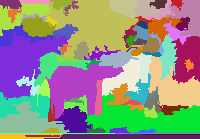
#> input picture Image Segmentation/segment.png, 200 x 139 px
$ python ImageSegmentation.py 1.0 1.0 1.0 segment.png segment.png
#> lines starting #> are read from the running program, lines starting #| are printed output that depends on the picture
### Image Segmentation/GraphOperator.py
import math

import OptimizedUnionFind as uf

def get_diff(img, x1, y1, x2, y2):
    r = (img[0][y1, x1] - img[0][y2, x2]) ** 2
    g = (img[1][y1, x1] - img[1][y2, x2]) ** 2
    b = (img[2][y1, x1] - img[2][y2, x2]) ** 2
    return math.sqrt(r + g + b)

def get_threshold(k, size):
    return (k / size)

def create_edge(img, width, x1, y1, x2, y2):
    vertex_id = lambda x, y: y * width + x

    w = get_diff(img, x1, y1, x2, y2)
    return (vertex_id(x1, y1), vertex_id(x2, y2), w)

def build_graph(img, width, height):
    graph = []

    for y in range(height):
        for x in range(width):
            if x < width - 1:
                graph.append(create_edge(img, width, x, y, x + 1, y))
            if y < height - 1:
                graph.append(create_edge(img, width, x, y, x, y + 1))
            if x < width - 1 and y < height - 1:
                graph.append(create_edge(img, width, x, y, x + 1, y + 1))
            if x < width - 1 and y > 0:
                graph.append(create_edge(img, width, x, y, x + 1, y - 1))

    return graph

def remove_small_component(ufset, sorted_graph, min_size):
    for edge in sorted_graph:
        u = ufset.find(edge[0])
        v = ufset.find(edge[1])

        if u != v:
            if ufset.size_of(u) < min_size or ufset.size_of(v) < min_size:
                ufset.merge(u, v)

    return ufset

def segment_graph(sorted_graph, num_node, k):
    ufset = uf.OptimizedUnionFind(num_node)
    threshold = [get_threshold(k, 1)] * num_node

    for edge in sorted_graph:
        u = ufset.find(edge[0])
        v = ufset.find(edge[1])
        w = edge[2]

        if u != v:
            if w <= threshold[u] and w <= threshold[v]:
                ufset.merge(u, v)
                parent = ufset.find(u)
                threshold[parent] = w + get_threshold(k, ufset.size_of(parent))

    return ufset

### Image Segmentation/OptimizedUnionFind.py
class OptimizedUnionFind:
    def __init__(self, num_node):
        self.parent = [i for i in range(num_node)]
        self.rank = [0 for i in range(num_node)]
        self.size = [1 for i in range(num_node)]
        self.num_set = num_node

    def size_of(self, u):
        return self.size[u]

    def find(self, u):
        if self.parent[u] == u:
            return u

        self.parent[u] = self.find(self.parent[u])
        return self.parent[u]

    def merge(self, u, v):
        u = self.find(u)
        v = self.find(v)

        if u != v:
            if self.rank[u] > self.rank[v]:
                u, v = v, u

            self.parent[u] = v
            self.size[v] += self.size[u]
            if self.rank[u] == self.rank[v]:
                self.rank[v] += 1

            self.num_set -= 1

### Image Segmentation/ImageSegmentation.py
import sys
import cv2
import random as rand

import numpy as np

import GraphOperator as go

def generate_image(ufset, width, height):
    random_color = lambda: (int(rand.random() * 255), int(rand.random() * 255), int(rand.random() * 255))
    color = [random_color() for i in range(width * height)]

    save_img = np.zeros((height, width, 3), np.uint8)

    for y in range(height):
        for x in range(width):
            color_idx = ufset.find(y * width + x)
            save_img[y, x] = color[color_idx]

    return save_img

def main():
    sigma = float(sys.argv[1])
    k = float(sys.argv[2])
    min_size = float(sys.argv[3])

    img = cv2.imread(sys.argv[4])
#> img is the input picture: shape (139, 200, 3); mean B, G, R 133.3, 145, 144.7
    float_img = np.asarray(img, dtype=float)

    gaussian_img = cv2.GaussianBlur(float_img, (5, 5), sigma)
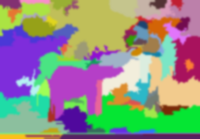
#> gaussian_img: shape (139, 200, 3) float64; mean B, G, R 133.3, 145, 144.7
    b, g, r = cv2.split(gaussian_img)
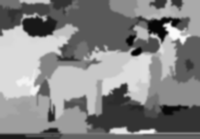
#> b: shape (139, 200) float64; min 1, max 250, mean 133.3
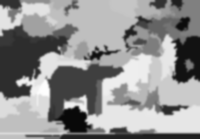
#> g: shape (139, 200) float64; min 9, max 254, mean 145
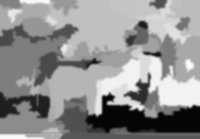
#> r: shape (139, 200) float64; min 5, max 252, mean 144.7
    smooth_img = (r, g, b)

    height, width, channel = img.shape
#> height = 139; width = 200; channel = 3
    graph = go.build_graph(smooth_img, width, height)
#> the loop in build_graph, `for y in range(height):` made 139 passes

    weight = lambda edge: edge[2]
    sorted_graph = sorted(graph, key=weight)

    ufset = go.segment_graph(sorted_graph, width * height, k)
#> the loop in segment_graph, `for edge in sorted_graph:` made 110185 passes
#> edge on passes 1 to 3: (0, 1, 0), (0, 200, 0), (0, 201, 0)
    ufset = go.remove_small_component(ufset, sorted_graph, min_size)
#> the loop in remove_small_component, `for edge in sorted_graph:` made 110185 passes

    """
    img_gt = cv2.imread(sys.argv[5], 0)
    gt_img = np.asarray(img_gt, dtype=int)


    gt_pixel_cnt = 0
    total_pixel_cnt = 0
    s = set()
    cnt = 0
    for y in range(height):
        for x in range(width):
            idx = ufset.find(y * width + x)
            prev_size = len(s)
            s.add(idx)
            # 如果是没求过的集：
            if prev_size != len(s):
                total_pix = 0
                gt_pix = 0
                for yy in range(height):
                    for xx in range(width):
                        if ufset.find(yy * width + xx) == idx:
                            total_pix += 1
                            if gt_img[yy, xx] == 255:
                                gt_pix += 1
                if (gt_pix / total_pix) > 0.5:
                    gt_pixel_cnt += gt_pix
                    total_pixel_cnt += total_pix
                cnt += 1

            if cnt == 50:
                break
        if cnt == 50:
            break

    print("IOU=%f" % gt_pix/total_pix)
    """
    save_img = generate_image(ufset, width, height)
#> after the loop in generate_image, `for y in range(height):`:
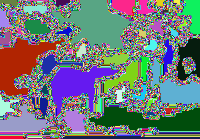
#> save_img: shape (139, 200, 3); mean of channels 0, 1, 2 121.8, 119, 111.4; drawn as B, G, R
    cv2.imwrite(sys.argv[5], save_img)

if __name__ == '__main__':
    main()
